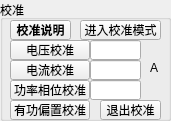
     <widget class="QGroupBox" name="groupBox_MbCalibration">
      <property name="geometry">
       <rect>
        <x>720</x>
        <y>370</y>
        <width>171</width>
        <height>121</height>
       </rect>
      </property>
      <property name="title">
       <string>校准</string>
      </property>
      <widget class="QPushButton" name="pushButton_MbStartCalibration">
       <property name="geometry">
        <rect>
         <x>80</x>
         <y>20</y>
         <width>81</width>
         <height>20</height>
        </rect>
       </property>
       <property name="text">
        <string>进入校准模式</string>
       </property>
      </widget>
      <widget class="QPushButton" name="pushButton_MbCali_Ua">
       <property name="geometry">
        <rect>
         <x>10</x>
         <y>40</y>
         <width>80</width>
         <height>20</height>
        </rect>
       </property>
       <property name="text">
        <string>电压校准</string>
       </property>
      </widget>
      <widget class="QLineEdit" name="lineEdit_MbCali_Ua">
       <property name="geometry">
        <rect>
         <x>90</x>
         <y>40</y>
         <width>51</width>
         <height>20</height>
        </rect>
       </property>
      </widget>
      <widget class="QPushButton" name="pushButton_MbCali_Pa">
       <property name="geometry">
        <rect>
         <x>10</x>
         <y>80</y>
         <width>80</width>
         <height>20</height>
        </rect>
       </property>
       <property name="text">
        <string>功率相位校准</string>
       </property>
      </widget>
      <widget class="QLineEdit" name="lineEdit_MbCali_Pa">
       <property name="geometry">
        <rect>
         <x>90</x>
         <y>80</y>
         <width>51</width>
         <height>20</height>
        </rect>
       </property>
      </widget>
      <widget class="QPushButton" name="pushButton_MbExitCalibration">
       <property name="geometry">
        <rect>
         <x>100</x>
         <y>100</y>
         <width>61</width>
         <height>20</height>
        </rect>
       </property>
       <property name="text">
        <string>退出校准</string>
       </property>
      </widget>
      <widget class="QLabel" name="label_126">
       <property name="geometry">
        <rect>
         <x>150</x>
         <y>60</y>
         <width>16</width>
         <height>16</height>
        </rect>
       </property>
       <property name="text">
        <string>A</string>
       </property>
      </widget>
      <widget class="QLineEdit" name="lineEdit_MbCali_Ia">
       <property name="geometry">
        <rect>
         <x>90</x>
         <y>60</y>
         <width>51</width>
         <height>20</height>
        </rect>
       </property>
      </widget>
      <widget class="QPushButton" name="pushButton_MbCali_Ia">
       <property name="geometry">
        <rect>
         <x>10</x>
         <y>60</y>
         <width>80</width>
         <height>20</height>
        </rect>
       </property>
       <property name="text">
        <string>电流校准</string>
       </property>
      </widget>
      <widget class="QPushButton" name="pushButton_MBCaliStatement">
       <property name="geometry">
        <rect>
         <x>10</x>
         <y>20</y>
         <width>61</width>
         <height>20</height>
        </rect>
       </property>
       <property name="font">
        <font>
         <weight>75</weight>
         <bold>true</bold>
        </font>
       </property>
       <property name="text">
        <string>校准说明</string>
       </property>
      </widget>
      <widget class="QPushButton" name="pushButton_MbPaOffsetCali">
       <property name="geometry">
        <rect>
         <x>10</x>
         <y>100</y>
         <width>80</width>
         <height>20</height>
        </rect>
       </property>
       <property name="text">
        <string>有功偏置校准</string>
       </property>
      </widget>
     </widget>
